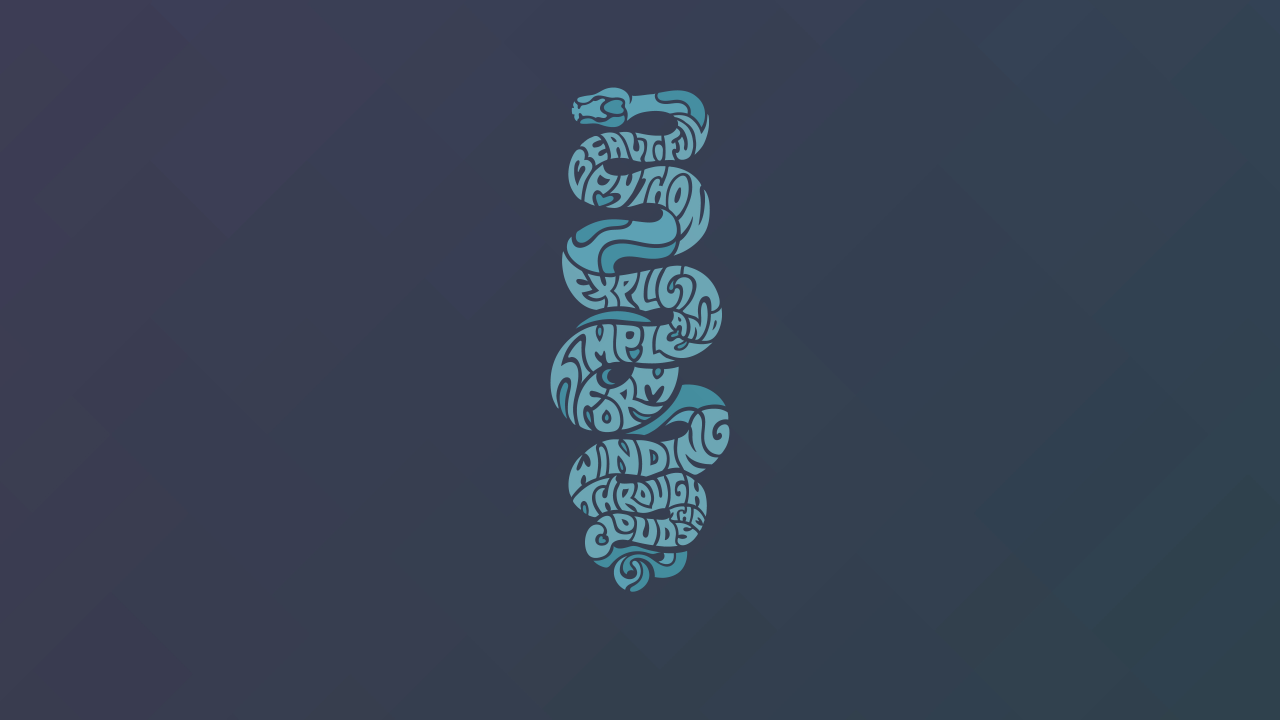
#> input picture Resizing images using np/im/145166.jpg, 3840 x 2160 px (shown at 1/3 size); its folder holds 4 pictures in this run
$ python 'Resizing images using np.py'
#> lines starting #> are read from the running program, lines starting #| are printed output that depends on the picture
import numpy as np
import os
from PIL import Image
import glob


image_list = []
resized_image = []
arr = np.ones([20, 512, 512, 3])

for f in glob.glob(r'C:\Users\DELL\PycharmProjects\projects\im\*.jpg'):
    img = Image.open(f)
#> img is the input picture: PIL image 3840x2160 RGB; mean R, G, B 55.9, 67.1, 85.2
    image_list.append(img)

for im in image_list:
    res = im.resize((512, 512))
    resized_image.append(res)
#> this loop made 4 passes
#> pass 1, `res = im.resize((512, 512))`:
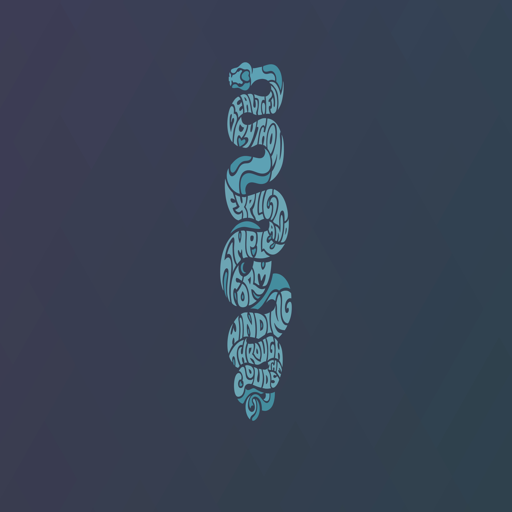
#> res: PIL image 512x512 RGB; mean R, G, B 55.9, 67.1, 85.2
#> pass 2, `res = im.resize((512, 512))`:
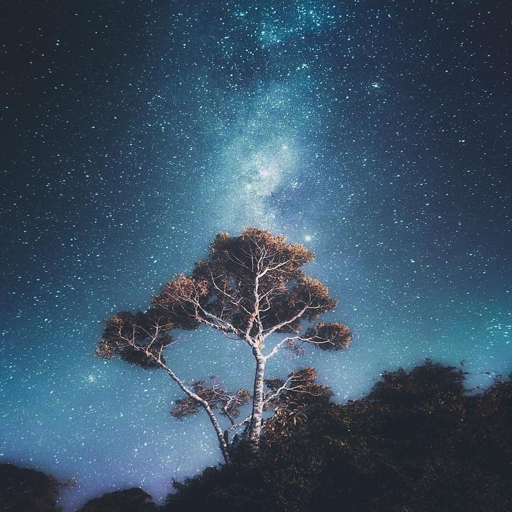
#> res: PIL image 512x512 RGB; mean R, G, B 59.2, 82.7, 102.2
#> pass 3, `res = im.resize((512, 512))`:
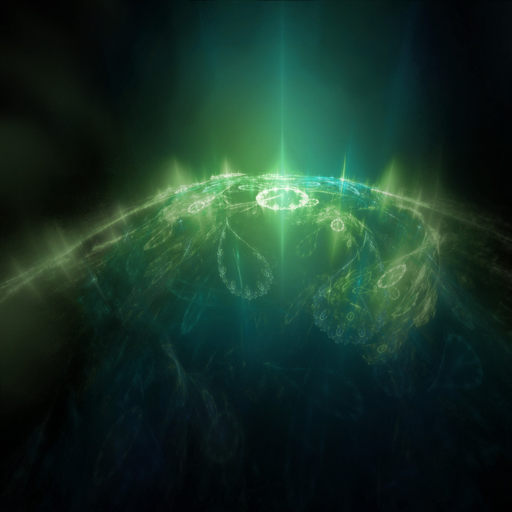
#> res: PIL image 512x512 RGB; mean R, G, B 22.4, 50, 38.2

i = 0
for (i, new) in enumerate(resized_image):
    new.save('{}{}{}'.format(r'C:\Users\DELL\PycharmProjects\projects\resized_image\new', i + 1, '.jpg'))

y = 0
for x in range(1, 21):
#> (the run stopped early here; a loop or call above may not have finished)
